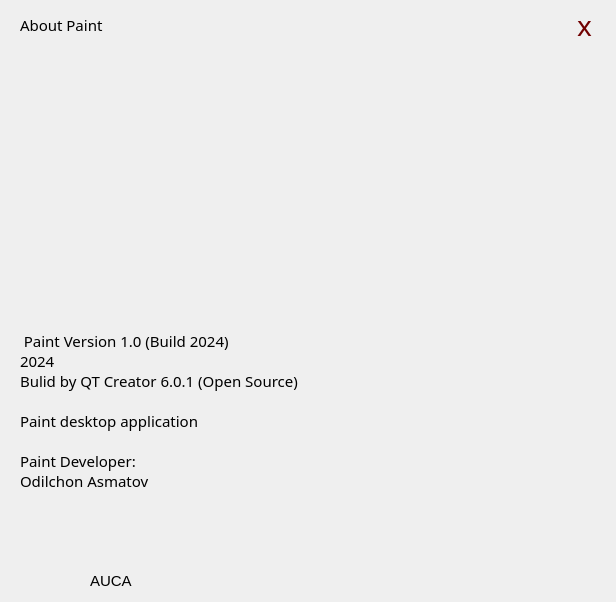
<?xml version="1.0" encoding="UTF-8"?>
<ui version="4.0">
 <class>about</class>
 <widget class="QDialog" name="about">
  <property name="geometry">
   <rect>
    <x>0</x>
    <y>0</y>
    <width>616</width>
    <height>602</height>
   </rect>
  </property>
  <property name="windowTitle">
   <string>Dialog</string>
  </property>
  <widget class="QLabel" name="background">
   <property name="geometry">
    <rect>
     <x>-80</x>
     <y>0</y>
     <width>621</width>
     <height>601</height>
    </rect>
   </property>
   <property name="styleSheet">
    <string notr="true">background-image: url(:/resources/about back.png);</string>
   </property>
   <property name="text">
    <string/>
   </property>
  </widget>
  <widget class="QPushButton" name="closeBtn">
   <property name="geometry">
    <rect>
     <x>577</x>
     <y>15</y>
     <width>20</width>
     <height>21</height>
    </rect>
   </property>
   <property name="sizePolicy">
    <sizepolicy hsizetype="Maximum" vsizetype="Fixed">
     <horstretch>0</horstretch>
     <verstretch>0</verstretch>
    </sizepolicy>
   </property>
   <property name="font">
    <font>
     <family>icons</family>
     <pointsize>21</pointsize>
     <italic>false</italic>
     <bold>false</bold>
     <kerning>false</kerning>
    </font>
   </property>
   <property name="cursor">
    <cursorShape>PointingHandCursor</cursorShape>
   </property>
   <property name="layoutDirection">
    <enum>Qt::LeftToRight</enum>
   </property>
   <property name="styleSheet">
    <string notr="true">border-radius:10px;
color: #710101;
text-align: left;
font: 21pt &quot;icons&quot;;</string>
   </property>
   <property name="text">
    <string>x</string>
   </property>
   <property name="checkable">
    <bool>false</bool>
   </property>
   <property name="default">
    <bool>false</bool>
   </property>
   <property name="flat">
    <bool>false</bool>
   </property>
  </widget>
  <widget class="QLabel" name="messageup">
   <property name="geometry">
    <rect>
     <x>20</x>
     <y>17</y>
     <width>201</width>
     <height>16</height>
    </rect>
   </property>
   <property name="font">
    <font>
     <family>Montserrat Light</family>
     <pointsize>11</pointsize>
    </font>
   </property>
   <property name="text">
    <string>About Paint</string>
   </property>
  </widget>
  <widget class="QLabel" name="logo">
   <property name="geometry">
    <rect>
     <x>240</x>
     <y>70</y>
     <width>141</width>
     <height>171</height>
    </rect>
   </property>
   <property name="styleSheet">
    <string notr="true">background-image: url(:/resources/about logo.png);</string>
   </property>
   <property name="text">
    <string/>
   </property>
  </widget>
  <widget class="QLabel" name="maintxt">
   <property name="geometry">
    <rect>
     <x>20</x>
     <y>280</y>
     <width>641</width>
     <height>261</height>
    </rect>
   </property>
   <property name="font">
    <font>
     <family>Montserrat</family>
     <pointsize>11</pointsize>
    </font>
   </property>
   <property name="text">
    <string> Paint Version 1.0 (Build 2024)
2024
Bulid by QT Creator 6.0.1 (Open Source)

Paint desktop application

Paint Developer:
Odilchon Asmatov</string>
   </property>
  </widget>
  <widget class="QLabel" name="dept">
   <property name="geometry">
    <rect>
     <x>90</x>
     <y>570</y>
     <width>441</width>
     <height>21</height>
    </rect>
   </property>
   <property name="font">
    <font>
     <pointsize>11</pointsize>
    </font>
   </property>
   <property name="text">
    <string>AUCA</string>
   </property>
  </widget>
 </widget>
 <resources/>
 <connections/>
</ui>
